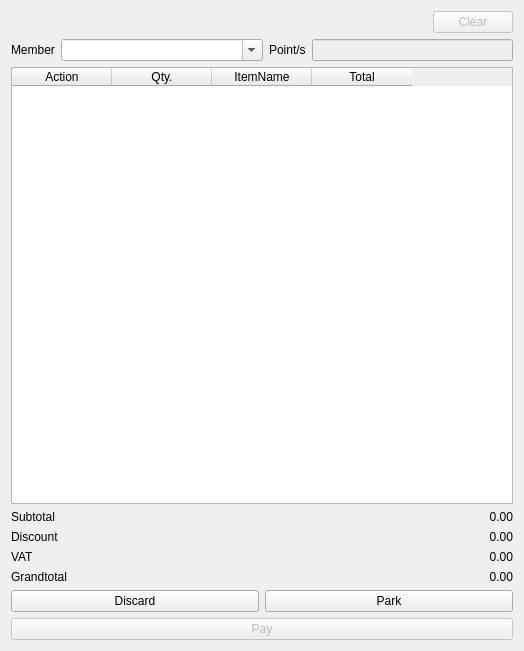
<?xml version="1.0" encoding="UTF-8"?>
<ui version="4.0">
 <class>FormPreOrder</class>
 <widget class="QWidget" name="FormPreOrder">
  <property name="geometry">
   <rect>
    <x>0</x>
    <y>0</y>
    <width>524</width>
    <height>651</height>
   </rect>
  </property>
  <property name="windowTitle">
   <string>Pre-Order</string>
  </property>
  <layout class="QVBoxLayout" name="verticalLayout">
   <item>
    <layout class="QHBoxLayout" name="horizontalLayout_2">
     <item>
      <widget class="QLabel" name="labelOrderType">
       <property name="text">
        <string>&lt;OrderType&gt;</string>
       </property>
      </widget>
     </item>
     <item>
      <spacer name="horizontalSpacer">
       <property name="orientation">
        <enum>Qt::Horizontal</enum>
       </property>
       <property name="sizeHint" stdset="0">
        <size>
         <width>40</width>
         <height>20</height>
        </size>
       </property>
      </spacer>
     </item>
     <item>
      <widget class="QPushButton" name="pushButtonClear">
       <property name="enabled">
        <bool>false</bool>
       </property>
       <property name="text">
        <string>Clear</string>
       </property>
      </widget>
     </item>
    </layout>
   </item>
   <item>
    <layout class="QHBoxLayout" name="horizontalLayout_3">
     <item>
      <widget class="QLabel" name="label_5">
       <property name="text">
        <string>Member</string>
       </property>
      </widget>
     </item>
     <item>
      <widget class="QComboBox" name="comboBoxMemberName">
       <property name="sizePolicy">
        <sizepolicy hsizetype="Expanding" vsizetype="Fixed">
         <horstretch>0</horstretch>
         <verstretch>0</verstretch>
        </sizepolicy>
       </property>
       <property name="editable">
        <bool>true</bool>
       </property>
       <property name="insertPolicy">
        <enum>QComboBox::NoInsert</enum>
       </property>
      </widget>
     </item>
     <item>
      <widget class="QLabel" name="label_6">
       <property name="text">
        <string>Point/s</string>
       </property>
      </widget>
     </item>
     <item>
      <widget class="QLineEdit" name="lineEditPoints">
       <property name="enabled">
        <bool>false</bool>
       </property>
       <property name="alignment">
        <set>Qt::AlignRight|Qt::AlignTrailing|Qt::AlignVCenter</set>
       </property>
      </widget>
     </item>
    </layout>
   </item>
   <item>
    <widget class="QTableWidget" name="tableWidgetOrderItem">
     <property name="editTriggers">
      <set>QAbstractItemView::NoEditTriggers</set>
     </property>
     <property name="alternatingRowColors">
      <bool>true</bool>
     </property>
     <property name="selectionBehavior">
      <enum>QAbstractItemView::SelectRows</enum>
     </property>
     <property name="verticalScrollMode">
      <enum>QAbstractItemView::ScrollPerPixel</enum>
     </property>
     <property name="horizontalScrollMode">
      <enum>QAbstractItemView::ScrollPerPixel</enum>
     </property>
     <property name="showGrid">
      <bool>false</bool>
     </property>
     <property name="gridStyle">
      <enum>Qt::SolidLine</enum>
     </property>
     <property name="sortingEnabled">
      <bool>false</bool>
     </property>
     <property name="wordWrap">
      <bool>false</bool>
     </property>
     <attribute name="horizontalHeaderStretchLastSection">
      <bool>false</bool>
     </attribute>
     <attribute name="verticalHeaderVisible">
      <bool>false</bool>
     </attribute>
     <attribute name="verticalHeaderDefaultSectionSize">
      <number>50</number>
     </attribute>
     <attribute name="verticalHeaderMinimumSectionSize">
      <number>60</number>
     </attribute>
     <column>
      <property name="text">
       <string>Action</string>
      </property>
     </column>
     <column>
      <property name="text">
       <string>Qty.</string>
      </property>
     </column>
     <column>
      <property name="text">
       <string>ItemName</string>
      </property>
     </column>
     <column>
      <property name="text">
       <string>Total</string>
      </property>
     </column>
    </widget>
   </item>
   <item>
    <layout class="QFormLayout" name="formLayout">
     <item row="0" column="0">
      <widget class="QLabel" name="label">
       <property name="text">
        <string>Subtotal</string>
       </property>
      </widget>
     </item>
     <item row="1" column="0">
      <widget class="QLabel" name="label_2">
       <property name="text">
        <string>Discount</string>
       </property>
      </widget>
     </item>
     <item row="2" column="0">
      <widget class="QLabel" name="label_3">
       <property name="text">
        <string>VAT</string>
       </property>
      </widget>
     </item>
     <item row="3" column="0">
      <widget class="QLabel" name="label_4">
       <property name="text">
        <string>Grandtotal</string>
       </property>
      </widget>
     </item>
     <item row="3" column="1">
      <widget class="QLabel" name="labelGrandTotal">
       <property name="text">
        <string>0.00</string>
       </property>
       <property name="alignment">
        <set>Qt::AlignRight|Qt::AlignTrailing|Qt::AlignVCenter</set>
       </property>
      </widget>
     </item>
     <item row="2" column="1">
      <widget class="QLabel" name="labelTax">
       <property name="text">
        <string>0.00</string>
       </property>
       <property name="alignment">
        <set>Qt::AlignRight|Qt::AlignTrailing|Qt::AlignVCenter</set>
       </property>
      </widget>
     </item>
     <item row="1" column="1">
      <widget class="QLabel" name="labelDiscount">
       <property name="text">
        <string>0.00</string>
       </property>
       <property name="alignment">
        <set>Qt::AlignRight|Qt::AlignTrailing|Qt::AlignVCenter</set>
       </property>
      </widget>
     </item>
     <item row="0" column="1">
      <widget class="QLabel" name="labelSubtotal">
       <property name="text">
        <string>0.00</string>
       </property>
       <property name="alignment">
        <set>Qt::AlignRight|Qt::AlignTrailing|Qt::AlignVCenter</set>
       </property>
      </widget>
     </item>
    </layout>
   </item>
   <item>
    <layout class="QHBoxLayout" name="horizontalLayout">
     <item>
      <widget class="QPushButton" name="pushButtonDiscard">
       <property name="text">
        <string>Discard</string>
       </property>
      </widget>
     </item>
     <item>
      <widget class="QPushButton" name="pushButtonPark">
       <property name="text">
        <string>Park</string>
       </property>
       <property name="checkable">
        <bool>true</bool>
       </property>
      </widget>
     </item>
    </layout>
   </item>
   <item>
    <widget class="QPushButton" name="pushButtonPay">
     <property name="enabled">
      <bool>false</bool>
     </property>
     <property name="text">
      <string>Pay</string>
     </property>
    </widget>
   </item>
  </layout>
 </widget>
 <resources/>
 <connections/>
</ui>
